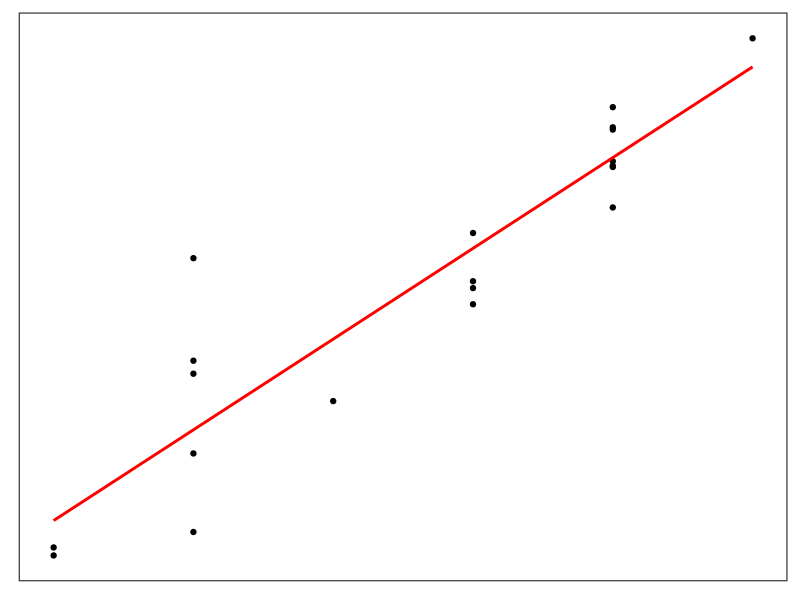
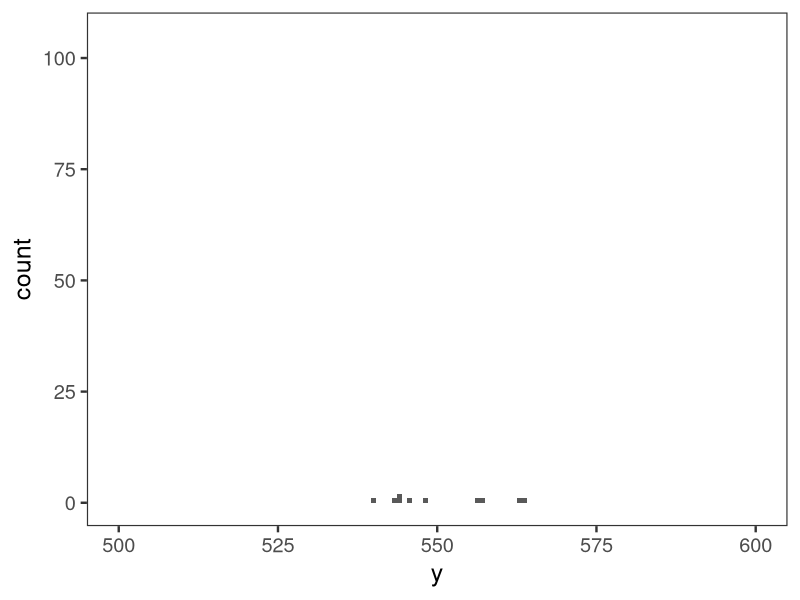
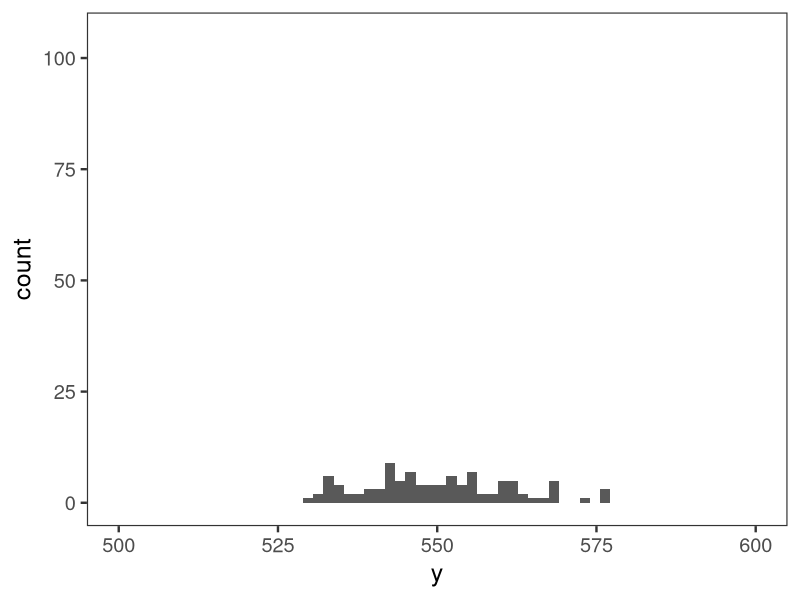
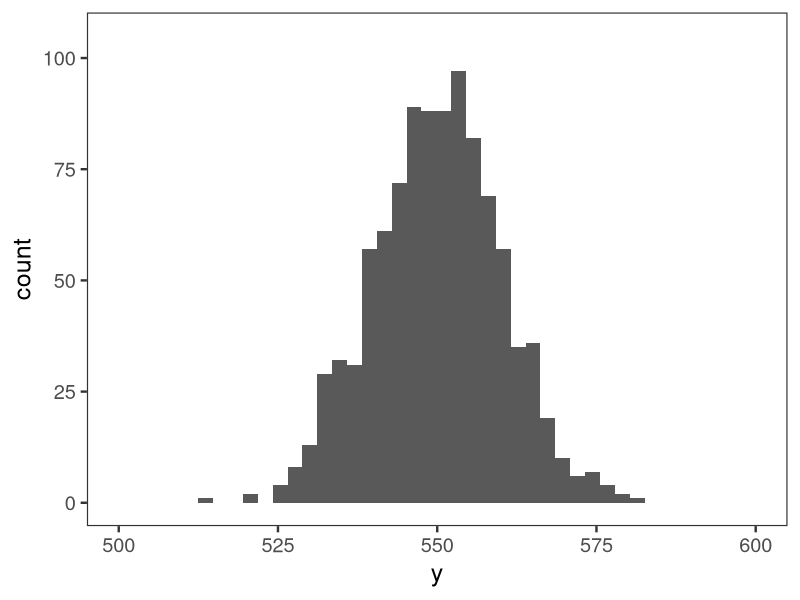
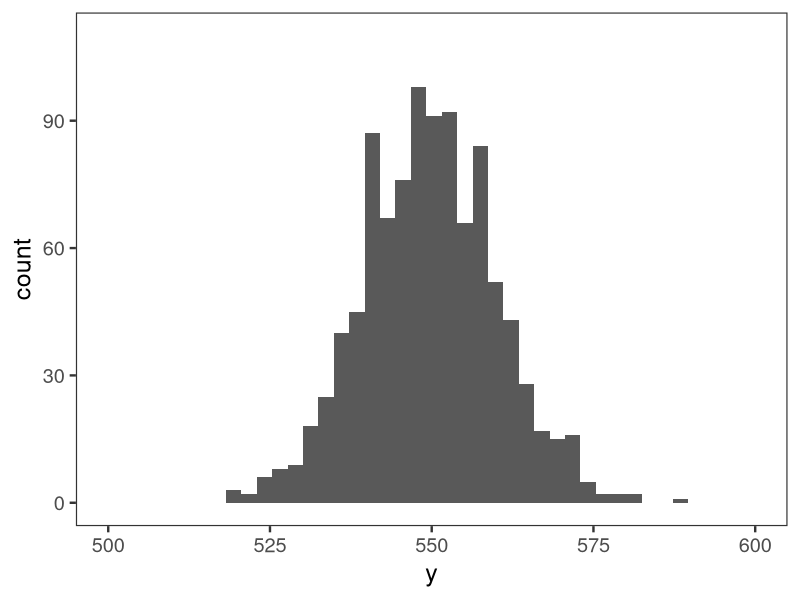
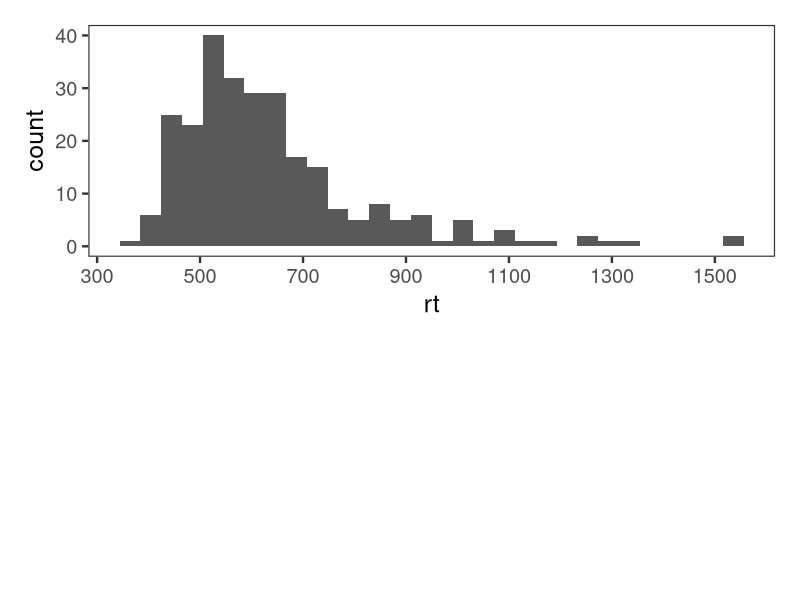
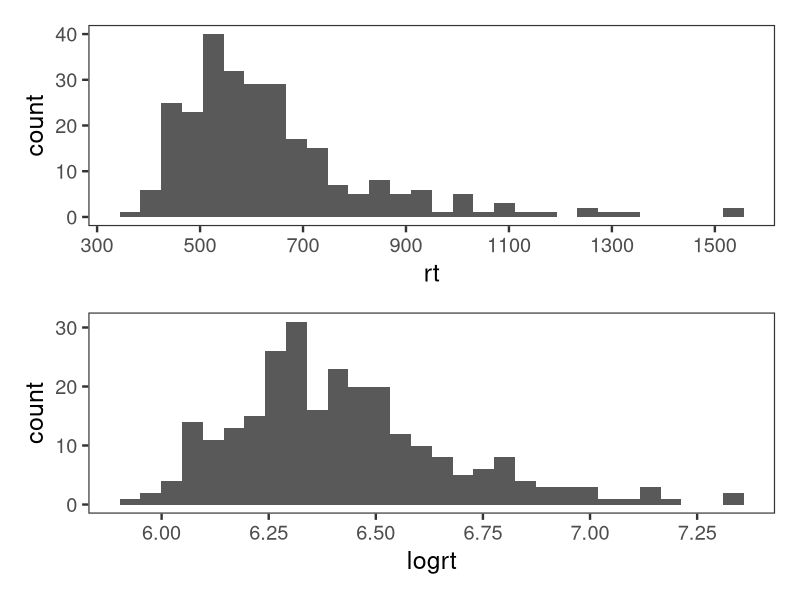
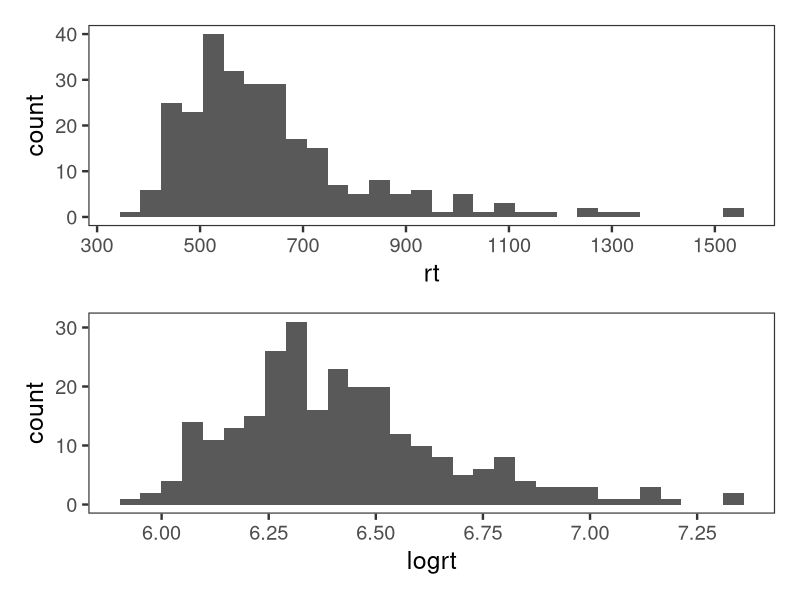

Source code (R) for these figures, in order:
## ---- chunk 1
knitr::opts_chunk$set(echo = TRUE, warning = FALSE, eval = TRUE, message = FALSE, comment=NA)
options("kableExtra.html.bsTable" = T, digits = 3)
options(pillar.print_min = 5, pillar.print_max = 6)
library(tidyverse)
library(knitr)
library(kableExtra)
library(patchwork)
theme_set(theme_bw(base_size = 18) +
            theme(legend.position = "top", 
                  legend.justification = "right",
                  panel.grid = element_blank()))
## ---- chunk 2
n <- 20
beta_0 <- 50
beta_1 <- 6
sigma <- 5
sim <- tibble(id = 1:n) %>%
    mutate(x = sample(0:5, size = n, replace = T),
           e = rnorm(n, mean = 0, sd = sigma)) %>% 
    mutate(y = beta_0 + beta_1 * x + e) %>%
  select(id, x, y)

ggplot(data =sim, aes(x = x, y = y)) +
  geom_point() +
  geom_smooth(method = "lm", se = F, colour = "red") +
  theme(axis.title = element_blank(),
        axis.text = element_blank(),
        axis.ticks = element_blank())
## ---- chunk 3
# Generate data
y <- rnorm(n = 10, mean = 550, sd = 10)
## ---- chunk 4
ggplot(data = NULL, aes(x = y)) +
  geom_histogram() +
  coord_cartesian(xlim = c(500, 600),
                  ylim = c(0, 105)) 
## ---- chunk 5
# Generate data
y <- rnorm(n = 100, mean = 550, sd = 10)
## ---- chunk 6
ggplot(data = NULL, aes(x = y)) +
  geom_histogram() +
  coord_cartesian(xlim = c(500, 600),
                  ylim = c(0, 105))
## ---- chunk 7
# Generate data
y <- rnorm(n = 1000, mean = 550, sd = 10)
## ---- chunk 8
ggplot(data = NULL, aes(x = y)) +
  geom_histogram() +
  coord_cartesian(xlim = c(500, 600),
                  ylim = c(0, 105))
## ---- chunk 9
# Decompose the mean
beta_0 = 500
beta_1 = 50
# Generate data
y <- rnorm(n = 1000, mean = beta_0 + beta_1, sd = 10)
## ---- chunk 10
ggplot(data = NULL, aes(x = y)) +
  geom_histogram() +
  coord_cartesian(xlim = c(500, 600),
                  ylim = c(0, 110))
## ---- chunk 11
# Set parameter values
n <- 1000
beta_0 <- 500 
beta_1 <- 50
sigma <- 100
## ---- chunk 12
# Random data for group 1
group_1 <- rnorm(n = n/2, mean = beta_0, sd = sigma)
# Random data for group 2
group_2 <- rnorm(n = n/2, mean = beta_0 + beta_1, sd = sigma)
## ---- chunk 13
# Generate data
sim_data <- tibble(group_1 = group_1,
                   group_2 = group_2) 

# Preview data
glimpse(sim_data)
## ---- chunk 14
# Change data format
sim_data <- pivot_longer(sim_data, cols = c(group_1, group_2), names_to = "x", values_to = "y")

# Preview data
glimpse(sim_data)
## ---- chunk 15
# As a reminder, these are the parameter values
beta_0 <- 500 
beta_1 <- 50
sigma <- 100
## ---- chunk 16
# Normal linear model of simulated data
model <- lm(y ~ x, data = sim_data)

coef(model) # Model coefficients
## ---- chunk 17
sigma(model) # Standard deviation
## ---- chunk 18
blomkvist <- read_csv("../data/blomkvist.csv") %>% 
  select(id, sex, rt = rt_hand_d) %>% 
  mutate(logrt = log(rt))
## ---- chunk 19
glimpse(blomkvist, width = 50)
## ---- chunk 20
plot_blomkvist <- ggplot(data = blomkvist, aes(x = rt)) +
  geom_histogram(position = "dodge") +
  scale_x_continuous(breaks = seq(100, 2000, 200)) 

## ---- chunk 21
plot_blomkvist / plot_spacer()
## ---- chunk 22
blomkvist <- read_csv("../data/blomkvist.csv") %>% 
  select(id, sex, rt = rt_hand_d) %>% 
  mutate(logrt = log(rt))
## ---- chunk 23
glimpse(blomkvist, width = 50)
## ---- chunk 24
log_blomkvist <- ggplot(data = blomkvist, aes(x = logrt)) +
  geom_histogram(position = "dodge") +
  scale_x_continuous(breaks = seq(5, 8, .25)) 

## ---- chunk 25
plot_blomkvist / log_blomkvist 
## ---- chunk 26
plot_blomkvist / log_blomkvist 
## ---- chunk 27
log_blomkvist / plot_spacer()
## ---- chunk 28
log_blomkvist +
  facet_wrap(~sex, nrow = 2, labeller = label_both) +
  theme(strip.background = element_blank())
## ---- chunk 29
# Set parameter values
beta_0 <- 500 
beta_1 <- 50
sigma <- 100
## ---- chunk 30
# Generate data
data <- tibble(group_1 = rnorm(n = n/2, 
                               mean = beta_0, 
                               sd = sigma),
               group_2 = rnorm(n = n/2, 
                               mean = beta_0 + beta_1, 
                               sd = sigma)) 

# Create long data format
data <- data %>% 
  pivot_longer(starts_with("group"), 
               names_to = "x", 
               values_to = "y")

## ---- chunk 31
# Inspect data
glimpse(data, width = 50)
## ---- chunk 32
# Specify model
model <- lm(y ~ x, data = data)
## ---- chunk 33
# Model coefficients
coef(model)
## ---- chunk 34
# Load and transform data
blomkvist <- read_csv("../data/blomkvist.csv") %>% 
  mutate(log_rt = log(rt_hand_d)) %>% 
  select(sex, log_rt)
## ---- chunk 35
# Inspect data
glimpse(blomkvist, width = 50)
## ---- chunk 36
# Specify model
model <- lm(log_rt ~ sex, data = blomkvist)
## ---- chunk 37
# Model coefficients
coef(model)
## ---- chunk 38
# Specify model
model <- lm(log_rt ~ sex, data = blomkvist)

# Model coefficients
(coefs <- as.vector(coef(model)))
## ---- chunk 39
# Converting coefficients to msecs
intercept <- coefs[1]
slope <- coefs[2]
## ---- chunk 40
exp(intercept) # female group in msecs
## ---- chunk 41
exp(intercept + slope) # male group in msecs
## ---- chunk 42
exp(intercept + slope) - exp(intercept) # in msecs
## ---- chunk 43
coef(model)
## ---- chunk 44
exp(intercept) # female group in msecs
## ---- chunk 45
exp(intercept + slope) - exp(intercept) 
## ---- chunk 46
blomkvist <- read_csv("../data/blomkvist.csv") %>% 
  select(id, sex, age, rt = rt_hand_d) %>% 
  drop_na()
## ---- chunk 47
model <- lm(rt ~ sex + age, data = blomkvist)
## ---- chunk 48
(coefs <- coef(model))
## ---- chunk 49
# Extract the coefficients table from summary
coefs <- summary(model)$coefficients
# MLE for sex
(beta_sex <- coefs['sexmale', 'Estimate'])
## ---- chunk 50
# Standard error
(se_sex <- coefs['sexmale', 'Std. Error'])
## ---- chunk 51
(t <- (beta_sex - 1.0)/se_sex)
## ---- chunk 52
n <- nrow(blomkvist)
K <- 2
pt(abs(t), df = n - K - 1, lower.tail = FALSE) * 2
## ---- chunk 53
(t <- (beta_sex - 0.0)/se_sex)
## ---- chunk 54
n <- nrow(blomkvist)
K <- 2
pt(abs(t), df = n - K - 1, lower.tail = FALSE) * 2
## ---- chunk 55
summary(model)$coefficients
## ---- chunk 56
t <- abs(beta_sex / se_sex)
n <- nrow(blomkvist)
K <- 1
df <- n - K - 1
p_value <- pt(t, df = df, lower.tail = FALSE) * 2

# Hypothetical t values
t_grid <- seq(0, 10, .1) 
p_values <- pt(t_grid, df = df, lower.tail = FALSE) * 2

p <- ggplot(data = NULL, aes(x = t_grid, y = p_values)) +
  geom_line() +
  geom_hline(yintercept = 0.05, linetype = 'dotted') +
  scale_x_continuous(breaks = seq(0, 20, 1)) +
  labs(x = 'Theoretical t-value',
       y = 'p-value',
       subtitle = bquote("t distribution for"~"Df" == .(df)));p 

## ---- chunk 57
label <- deparse(bquote(paste("t" == .(round(t, 2)))))

p2 <- p + geom_segment(aes(x = t+1, y = .2, xend = t, yend = 0.02),
                  arrow = arrow(length = unit(0.35, "cm")),
               colour = "red") +
  geom_label(aes(x = t + 1, y = 0.3, label = label), parse = T); p2
## ---- chunk 58
label_2 <- deparse(bquote(paste("p" == .(round(p_value, 3)))))
p2 + geom_hline(yintercept = p_value, colour = "red", linetype = "dashed") +
  geom_label(aes(x = .65, y = 0.05, label = label_2), parse = T) 

## ---- chunk 59
label_2 <- deparse(bquote(paste("p" == .(round(p_value, 3)))))
p2 + geom_hline(yintercept = p_value, colour = "red", linetype = "dashed") +
  geom_label(aes(x = .65, y = 0.05, label = label_2), parse = T) +
  annotate("label", x = 8, y = .9, label = "Work through script\n exercise/t_distribution.R")

## ---- chunk 60
t_grid <- seq(0, 15, .1) 
df <- c(1, 2, 5, 8, 10, 100, 1000, 10000)

data_df <- map_dfr(df, ~pt(t_grid, df = .x, lower.tail = F) %>% tibble(t_grid = t_grid, p = . * 2) %>%  
    mutate(df = .x)) 

ggplot(data = data_df, aes(x = t_grid, y = p, colour = factor(df))) +
  geom_line() +
  labs(x = "Theoretical t-value",
       y = "p-value",
       subtitle = "t-distribution",
       colour = bquote("Df")) +
  scale_colour_viridis_d() +
  scale_x_continuous(breaks = seq(0, 20, 1)) +
  geom_hline(yintercept = 0.05, linetype = "dotted") +
  theme(legend.position = c(.925,.55),
        legend.title = element_text(size = 10),
        legend.text = element_text(size = 10))


## ---- chunk 61
t_grid <- seq(-4, 4, .1) 
df <- c(1, 5, 10, 1000)

data_df <- map_dfr(df, ~dt(t_grid, df = .x) %>% tibble(t_grid = t_grid, p = .) %>%  
    mutate(df = .x)) %>% 
  mutate(across(df, as.factor))

ggplot(data = data_df, aes(x = t_grid, y = p, colour = df)) +
  geom_line() +
  labs(x = "t-value",
       y = "density",
       subtitle = "t-distribution") +
  scale_colour_viridis_d() +
  scale_x_continuous(breaks = seq(-20, 20, 1)) +
  geom_vline(xintercept = c(-1.96, 1.96), linetype = "dotted") +
  theme(legend.position = "right",
        legend.justification = "top")

## ---- chunk 62
(coefs <- coef(summary(model)))
## ---- chunk 63
beta_sex <- coefs[2,1]
se_sex <- coefs[2,2]
## ---- chunk 64
(tau <- qt(.975, df = n - K - 1))
## ---- chunk 65
beta_sex + c(-1, 1) * se_sex * tau
## ---- chunk 66
confint(model, parm = 'sexmale',  level = .95)
## ---- chunk 67
set.seed(324)
# Set simulation parameters
mu <- 600 # True parameter value
n <- 1000 # Number of observations per experiment
n_sims <- 10 # Number of hypothetical experiments
# Empty data frame for results
sims <- tibble()
# Run n_sims simulations
for(i in 1:n_sims){
  # Simulate normal distributed data
  y <- rnorm(n, mean = mu, sd = 100)
  # Get MLEs
  m <- lm(y ~ 1)
  # Extract CI
  cis <- confint(m) %>% as.vector()
  # Store results
  sims <- tibble(sim_id = i, 
                 lower = cis[1], 
                 upper = cis[2]) %>% 
    bind_rows(sims)
}
## ---- chunk 68
mutate(sims, 
       mu_in_ci = ifelse(mu < lower | mu > upper, "no", "yes")) %>% 
  ggplot(aes(x = sim_id, 
             ymin = lower, 
             ymax = upper, 
             colour = mu_in_ci)) +
  geom_errorbar(width = 0) +
  geom_hline(yintercept = mu, linetype = "dotted", colour = "blue") +
  scale_colour_manual(values = c("no" = "red", "yes" =" black")) +
  scale_x_continuous(breaks = seq(1, n_sims, 1)) +
  scale_y_continuous(limits = c(580, 620)) +
  labs(colour = bquote("95% CI includes"~mu*":"),
        caption = bquote(.(n_sims)~"simulations"),
       x = "Experiment id (simulation)",
       y = "Parameter estimate") +
  coord_flip()

## ---- chunk 69
mu <- 600 # True parameter value
n_sims <- 1000 # Number of hypothetical experiments
n <- 1000 # Number of observations per experiment
sims <- tibble()
for(i in 1:n_sims){
  y <- rnorm(n, mean = mu, sd = 100)
  m <- lm(y ~ 1)
  cis <- confint(m) %>% as.vector()
  sims <- tibble(sim_id = i, lower = cis[1], upper = cis[2]) %>% 
    bind_rows(sims)
}
## ---- chunk 70
sims <- mutate(sims, mu_in_ci = ifelse(mu < lower | mu > upper, "no", "yes"))
ggplot(sims, aes(x = sim_id, 
                 ymin = lower, 
                 ymax = upper, 
             colour = mu_in_ci)) +
  geom_errorbar(width = 0) +
  geom_hline(yintercept = mu, linetype = "dotted", colour = "blue") +
  scale_colour_manual(values = c("no" = "darkred", "yes" =" grey50")) +
  scale_y_continuous(limits = c(580, 620)) +
  labs(colour = bquote("95% CI includes"~mu*":"),
       caption = bquote(.(n_sims)~"simulations"),
       x = "Experiment id (simulation)",
       y = "Parameter estimate") +
  coord_flip()
## ---- chunk 71
count(sims, mu_in_ci) %>% 
  mutate(prop = n / n_sims)
## ---- chunk 72
coef(model)
## ---- chunk 73
newdata <- tibble(sex = "female", age = 95)
predict(model, newdata = newdata) 
## ---- chunk 74
predict(model, interval = 'confidence', newdata = newdata)
## ---- chunk 75
model_2 <- lm(rt ~ sex + age, data = blomkvist)
coef(model_2)
## ---- chunk 76
model <- lm(rt ~ age, data = blomkvist)

blomkvist$pred <- predict(model)
blomkvist$resid <- residuals(model)

plot <- ggplot(blomkvist, aes(x = age, y = pred) ) +
  stat_smooth(method = "lm", linewidth = 1, colour = "darkred") +
  labs(y = "rt", 
       subtitle = bquote("rt"[i]~"~"~"N("*mu["i"]*","~sigma^2*"),"~mu["i"] == beta[0]~+~beta["age"]~"*"~"age"["i"])) +
  geom_point(aes(x = age, y = rt), size = .5);plot

## ---- chunk 77
model <- lm(rt ~ age + sex, data = blomkvist)

blomkvist$pred <- predict(model)
blomkvist$resid <- residuals(model)

plot <- ggplot(blomkvist, aes(x = age, y = pred, colour = sex) ) +
  stat_smooth(method = "lm", linewidth = 1) +
  labs(y = "rt", 
       subtitle = bquote("rt"[i]~"~"~"N("*mu["i"]*","~sigma^2*"),"~mu["i"] == beta[0]~+~beta["age"]~"*"~"age"["i"]~+~beta["sex"]~"*"~"sex"["i"])) +
  geom_point(aes(x = age, y = rt, colour = sex), size = .5) +
  scale_colour_viridis_d(end = .6) +
  theme(legend.position = "right",
        legend.justification = "bottom");plot

## ---- chunk 78
model_3 <- lm(rt ~ sex + age + sex:age, data = blomkvist)
## ---- chunk 79
model_3 <- lm(rt ~ sex * age, data = blomkvist)
## ---- chunk 80
model <- lm(rt ~ age + sex, data = blomkvist)

blomkvist$pred <- predict(model)
blomkvist$resid <- residuals(model)

plot <- ggplot(blomkvist, aes(x = age, y = pred, colour = sex) ) +
  stat_smooth(method = "lm", linewidth = 2) +
  labs(y = "rt", 
       subtitle = bquote("rt"[i]~"~"~"N("*mu["i"]*","~sigma^2*"),"~mu["i"] == beta[0]~+~beta["age"]~"*"~"age"["i"]~+~beta["sex"]~"*"~"sex"["i"])) +
  geom_point(aes(x = age, y = rt, colour = sex), size = 1) +
  scale_colour_viridis_d(end = .6) +
  theme(plot.subtitle = element_text(size = 16));plot

## ---- chunk 81
model <- lm(rt ~ age * sex, data = blomkvist)

blomkvist$pred <- predict(model)
blomkvist$resid <- residuals(model)

plot <- ggplot(blomkvist, aes(x = age, y = pred, colour = sex) ) +
  stat_smooth(method = "lm", linewidth = 2) +
  labs(y = "rt", 
       subtitle = bquote("rt"[i]~"~"~"N("*mu["i"]*","~sigma^2*"),"~mu["i"] == beta[0]~+~beta["age"]~"*"~"age"['i']~+~beta["sex"]~"*"~"sex"['i']~+~beta["age,sex"]~"*"~"sex"['i']~"*"~"age"['i'])) +
  geom_point(aes(x = age, y = rt, colour = sex), size = 1) +
  scale_colour_viridis_d(end = .6) +
  theme(plot.subtitle = element_text(size = 16));plot

## ---- chunk 82
model_3 <- lm(rt ~ sex * age, data = blomkvist)
## ---- chunk 83
(betas <- coef(model_3))
## ---- chunk 84
betas <- as.vector(coef(model_3))
## ---- chunk 85
# females
betas[1]
## ---- chunk 86
# males
betas[1] + betas[2]
## ---- chunk 87
# females
betas[3]
## ---- chunk 88
# males
betas[3] + betas[4]
## ---- chunk 89
model_3 <- lm(rt ~ sex * age, data = blomkvist)
## ---- chunk 90
(betas <- coef(model_3))
## ---- chunk 91
betas <- as.vector(coef(model_3))
## ---- chunk 92
# females
betas[1]
## ---- chunk 93
# males
betas[1] + betas[2]
## ---- chunk 94
# females
(betas[1] + betas[3]) - betas[1]
## ---- chunk 95
# males
(betas[1] + betas[3] + betas[4]) -betas[1]
## ---- chunk 96
# Load and pre-process data
blomkvist <- read_csv("../data/blomkvist.csv") %>% 
  select(id, smoker, rt = rt_hand_d) %>% 
  mutate(across(smoker, as.factor)) %>% 
  drop_na()
## ---- chunk 97
# Categories of smoker
levels(blomkvist$smoker) #  3 levels
## ---- chunk 98
model_smoker <- lm(rt ~ smoker, data = blomkvist)
(betas <- coef(model_smoker))
## ---- chunk 99
betas <- as.vector(coef(model_smoker))
## ---- chunk 100
contrasts(blomkvist$smoker)
## ---- chunk 101
model_smoker <- lm(rt ~ smoker, data = blomkvist)
(betas <- coef(model_smoker))
## ---- chunk 102
betas <- as.vector(coef(model_smoker))
## ---- chunk 103
betas[1] + betas[2] * 1 + betas[3] * 0
## ---- chunk 104
model_smoker <- lm(rt ~ smoker, data = blomkvist)
(betas <- coef(model_smoker))
## ---- chunk 105
betas <- as.vector(coef(model_smoker))
## ---- chunk 106
betas[1] + betas[2] * 0 + betas[3] * 1
## ---- chunk 107
coef(model_smoker)
## ---- chunk 108
blomkvist <- mutate(blomkvist, across(smoker, factor))
## ---- chunk 109
# Default: treatment contrast
contrasts(blomkvist$smoker)
## ---- chunk 110
contrasts(blomkvist$smoker) <- contr.treatment(3, base = 2) # change base level
row.names(contrasts(blomkvist$smoker)) <- levels(blomkvist$smoker)
colnames(contrasts(blomkvist$smoker)) <- c("former", "yes")
contrasts(blomkvist$smoker)
## ---- chunk 111
contrasts(blomkvist$smoker) <- contr.helmert(3) / 2 # Helmert contrast
row.names(contrasts(blomkvist$smoker)) <- levels(blomkvist$smoker)
colnames(contrasts(blomkvist$smoker)) <- c("former vs no", "former / no vs yes")
contrasts(blomkvist$smoker)
## ---- chunk 112
contrasts(blomkvist$smoker) <- contr.sum(3) / 2 # sum contrast
row.names(contrasts(blomkvist$smoker)) <- levels(blomkvist$smoker)
colnames(contrasts(blomkvist$smoker)) <- c("former vs yes", "no vs yes")
contrasts(blomkvist$smoker)
## ---- chunk 113
model <- lm(rt ~ smoker, data = blomkvist) # Re-fit model with sum contrast
coef(model)
## ---- chunk 114
coef(model_smoker) # model with treatment contrasts
